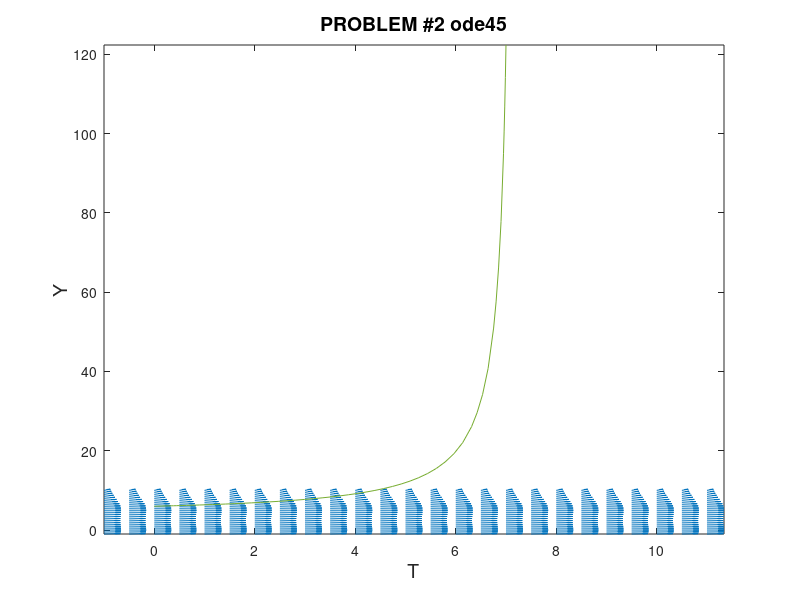

Recreate this plot in MATLAB.
%April Dawn Kester
%akester
%AMS 20
%April 24, 2013
%Direction field w/ode45

[t y] = meshgrid(-1:0.5:11,-1:0.5:10);

dy = (0.05*y).*(y-5);   
dt = ones(size(dy));

L = sqrt(dt.^2 + dy.^2);

quiver(t,y,dt./L,dy./L,0.5); axis tight
hold on

f=@(t,y)(0.05*y).*(y-5);
t0=0; %CHANGES BASED ON INITIAL CONDITION
t1=7;
y0=6; %CHANGES BASED ON INITIAL CONDITION *******

%h=0.01; %CHANGES STEP SIZE ********
%n= (t1-t0)/h;

[t,y] = ode45(f,[t0,t1],y0);

plot(t,y); y(t==7) %FIND APPROX VALUE AT y(t)*******
hold on

xlabel('T','fontsize',14)
ylabel('Y','fontsize',14)
title('PROBLEM #2 ode45','fontsize',14)